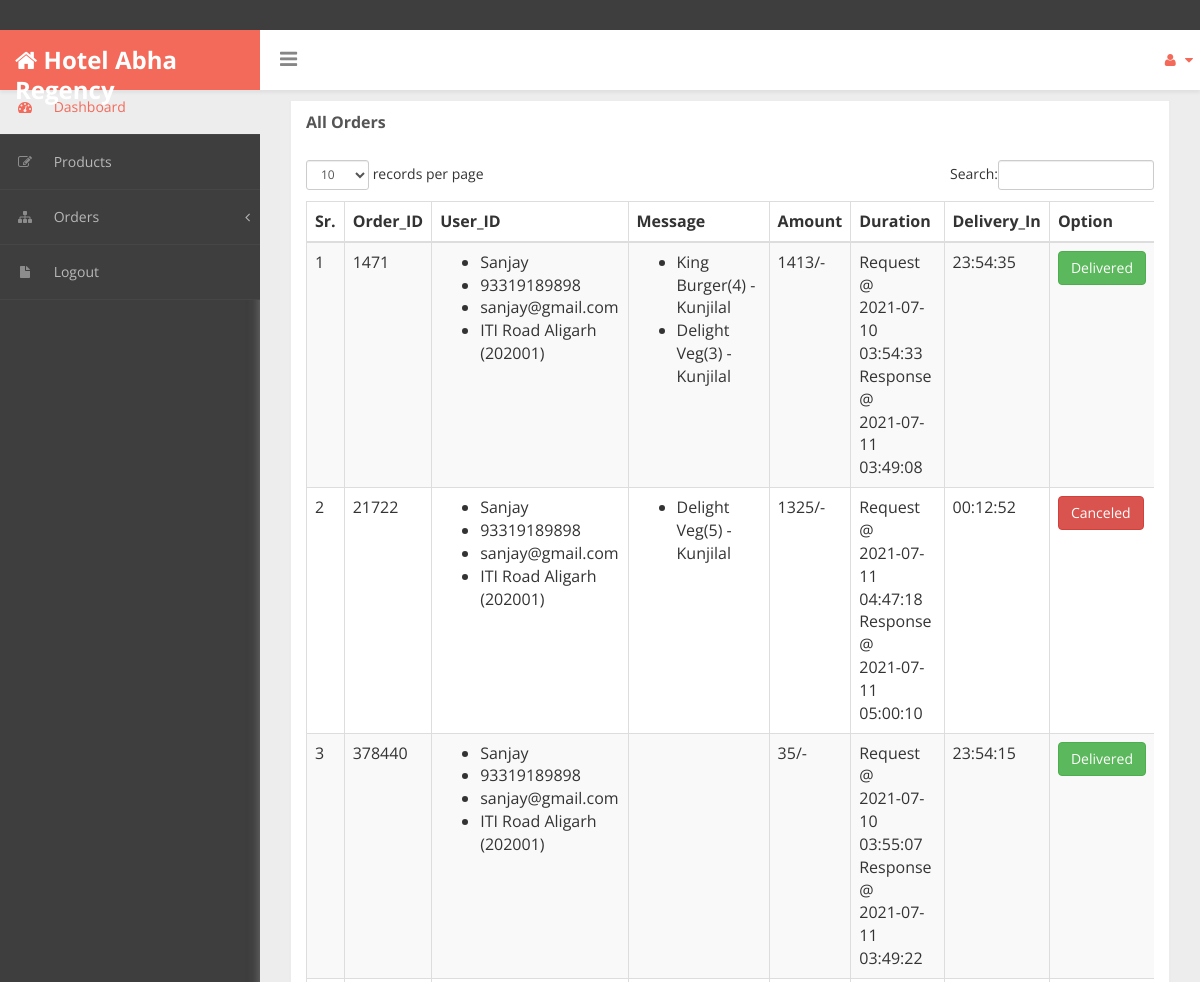
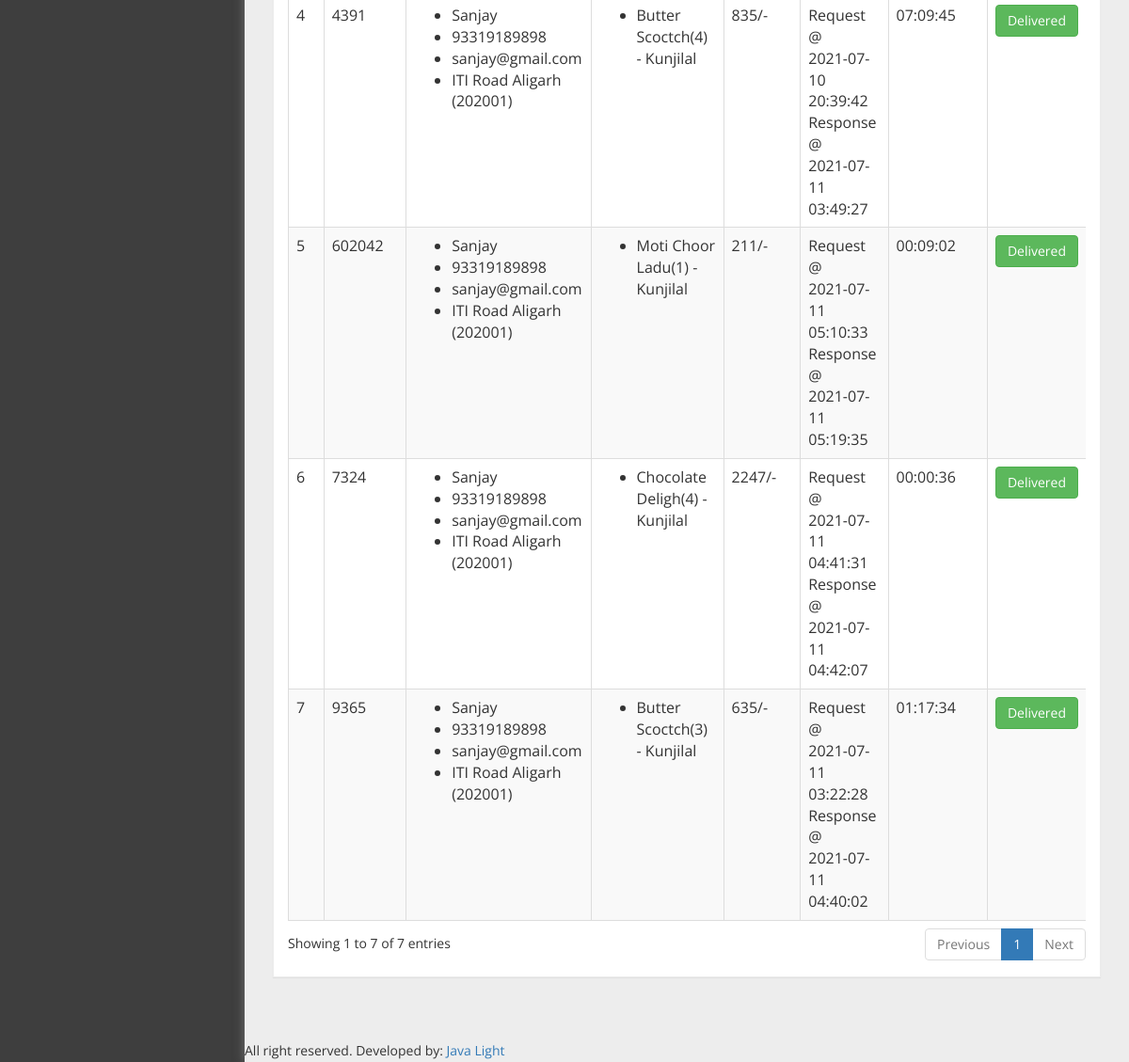
Screenshot of /admin/01ROrders.php (signed in) with the database file from the repository (2 pictures, top to bottom).
### tables this page shows
CREATE TABLE `orders` (
  `oid` int(11) NOT NULL auto_increment,
  `order_id` varchar(100) NOT NULL,
  `uid` int(11) NOT NULL,
  `request_duration` varchar(100) NOT NULL default 'Today',
  `status` varchar(100) NOT NULL default 'In Process',
  `total_amount` int(11) NOT NULL,
  `message` varchar(200) NOT NULL default 'Na',
  `response_duration` varchar(100) default NULL,
  PRIMARY KEY  (`uid`,`order_id`),
  UNIQUE KEY `oid` (`oid`)
);

CREATE TABLE `users` (
  `uid` int(11) NOT NULL auto_increment,
  `name` varchar(100) NOT NULL,
  `city` varchar(100) NOT NULL,
  `email` varchar(100) NOT NULL,
  `password` varchar(100) NOT NULL,
  `mobile` varchar(100) NOT NULL,
  `address` varchar(200) NOT NULL default 'NA',
  `pic` varchar(100) NOT NULL default 'default.png',
  PRIMARY KEY  (`city`,`email`,`password`),
  UNIQUE KEY `uid` (`uid`)
);

CREATE TABLE `cart` (
  `id` int(11) NOT NULL auto_increment,
  `pid` int(11) NOT NULL,
  `rid` int(11) NOT NULL,
  `uid` int(11) NOT NULL,
  `p_name` varchar(100) NOT NULL,
  `p_pic` varchar(100) NOT NULL,
  `p_price` int(11) NOT NULL,
  `p_offer` int(11) NOT NULL,
  `p_amount` int(11) NOT NULL,
  `quantity` int(11) NOT NULL,
  `r_name` varchar(100) NOT NULL,
  `duration` varchar(100) NOT NULL,
  `cart_day` varchar(100) NOT NULL,
  `cart_status` varchar(100) NOT NULL default 'Not Ordered',
  `order_id` varchar(100) NOT NULL default '0',
  PRIMARY KEY  (`pid`,`uid`,`cart_day`,`p_name`),
  UNIQUE KEY `id` (`id`)
);

### admin/01ROrders.php (the view, shortened to what this page needs)
<?php
include_once '../mycon.php';
?>﻿
<!DOCTYPE html>
<html xmlns="http://www.w3.org/1999/xhtml">
<head>
    <link href="assets/css/bootstrap.css" rel="stylesheet" />
    <link href="assets/css/font-awesome.css" rel="stylesheet" />
    <link href="assets/css/custom-styles.css" rel="stylesheet" />
    <link href="assets/js/dataTables/dataTables.bootstrap.css" rel="stylesheet" />
</head>
<body>
    <div id="wrapper">
        <nav class="navbar navbar-default top-navbar" role="navigation">
            <?php include './01RNav.php'; ?>
        </nav>
        <nav class="navbar-default navbar-side" role="navigation">
            <?php include './01RHeader.php'; ?>
        </nav>
        <div id="page-wrapper" >
            <div id="page-inner">
            <div class="row">
                <div class="col-md-12">
                    <div class="panel panel-default">
                        <div class="panel-heading">
                            All Orders
                        </div>
                        <div class="panel-body">
                            <div class="table-responsive">
                                <table class="table table-striped table-bordered table-hover" id="dataTables-example">
                                    <thead>
                                        <tr>
                                            <th>Sr.</th>
                                            <th>Order_ID</th>
                                            <th>User_ID</th>
                                            <th>Message</th>
                                            <th>Amount</th>
                                            <th>Duration</th>
                                            <th>Delivery_In</th>
                                            <th>Option</th>
                                        </tr>
                                    </thead>
                                    <tbody>
                                       <?php
                                       $q="select * from orders";
                                       $re=$con->query($q);
                                       $i=1;
                                       while($r=$re->fetch_assoc())
                                       {
                                           ?>
                                         <tr class="odd gradeX">
                                            <td><?php echo $i;?></td>
                                            <td><?php echo $r['order_id'];?></td>
                                            <td>
                                                <ul>
                                                <?php
                                                $uid=$r['uid'];
                                                $q1="select * from users where uid=$uid";
                                                $re1=$con->query($q1);
                                                while($r1=$re1->fetch_assoc())
                                                {
                                                    ?>
                                                    <li><?php echo $r1['name'];?></li>
                                                    <li><?php echo $r1['mobile'];?></li>
                                                    <li><?php echo $r1['email'];?></li>
                                                    <li><?php echo $r1['address'];?></li>
                                                <?php
                                                }
                                                ?>
                                                </ul>
                                            </td>
                                            <td>
                                                <ul>
                                                    <?php
                                                    $order_id=$r['order_id'];
                                                    $q2="select * from cart where order_id='$order_id'";
                                                    $re2=$con->query($q2);
                                                    while($r2=$re2->fetch_assoc())
                                                    {
                                                        ?>
                                                    <li><?php echo $r2['p_name'];?>(<?php echo $r2['quantity'];?>) - <?php echo $r2['r_name'];?></li>
                                                    <?php
                                                    }
                                                    ?>
                                                </ul>
                                            </td>
                                            <td class="center"><?php echo $r['total_amount'];?>/-</td>
                                            <td class="center">Request @ <br/><?php echo $r['request_duration'];?><br/>
                                                Response @ <br/><?php echo $r['response_duration'];?></td>
                                            <td>
                                                <?php
                                                $q6="select TIMESTAMPDIFF(SECOND, request_duration, response_duration) AS difference FROM orders where order_id='$order_id';";
                                                $re6=$con->query($q6);
                                                while($r6=$re6->fetch_assoc())
                                                {
                                                   $d = $r6['difference'];
                                                echo gmdate("H:i:s",$d);
                                                }
                                                ?>
                                            </td>
                                            <td>
                                                <?php
                                                $status = $r['status'];
                                                    ?>
                                                <?php
                                                if($status=='Delivered')
                                                {
                                                    ?>
                                                <a href="#" class="btn btn-success"><?php echo $r['status'];?></a>
                                                <?php
                                                }
                                                if($status=='Canceled')
                                                {
                                                    ?>
                                                <a href="#" class="btn btn-danger"><?php echo $r['status'];?></a>
                                                <?php
                                                }
                                                ?>
                                            </td>
                                        </tr>
                                        <?php
                                           $i++;
                                       }
                                       ?>
                                    </tbody>
                                </table>
                            </div>
                        </div>
                    </div>
                </div>
            </div>
        </div>
               <footer>
               <?php include_once './01AFooter.php'; ?>
               </footer>
    </div>
            </div>
</body>
</html>

### admin/assets/css/custom-styles.css (style rules this page uses)
body { font-family: 'Open Sans', sans-serif; background: #3E3E3E; }
#wrapper { width: 100%; }
#page-wrapper { padding: 15px 15px; min-height: 600px; background: #EDEDED; }
#page-inner { width:100%; margin:10px 20px 10px 0px; background-color:transparent; padding: 15px 30px; min-height:1200px; }
.navbar-side { z-index: 0; }
.panel { border-radius:0px; }
.top-navbar { position: fixed; width: 100%; z-index: 300; -webkit-box-shadow: 0 3px 3px rgba(0, 0, 0, 0.05); -moz-box-shadow: 0 3px 3px rgba(0, 0, 0, 0.05); box-shadow: 0 3px 3px rgba(0, 0, 0, 0.05); }
.navbar-side { z-index: 1; position: fixed; width: 260px; top: 80px; }
#page-wrapper { position: relative; top: 55px; box-shadow: 0 0 10px #757575; -moz-box-shadow: 0 0 10px #757575; -webkit-box-shadow: 0 0 10px #757575; }
.panel-default { border-color: #ECECEC; }
.panel-default > .panel-heading { color: #555; border-color: #FFF; font-weight:bold;background: #FFFFFF; font-size: 16px; text-shadow: none; }
.panel-heading { border-bottom: 1px solid transparent; border-top-left-radius: 3px; border-top-right-radius: 3px; }
.top-navbar { margin:0px; }
.navbar-side { border:none; background: #3E3E3E; }
.top-navbar { background: #FFFFFF; border-bottom:none; }
.navbar-default { border:0px solid black; }
@media (min-width:768px) { #page-wrapper { margin: 0 0 0 260px; padding: 0; min-height: 1200px; } }
@media (min-width:768px) { .navbar-side { width: 260px; z-index: 1; } }
@media (min-width:768px) { .navbar { border-radius: 0px; } }

### rows the page displays
orders: order "1471", total_amount "1413", request_duration "2021-07-10 03:54:33", response_duration "2021-07-11 03:49:08", d "23:54:35", status "Delivered"
users: name "Sanjay", mobile "93319189898", email "sanjay@gmail.com", address "ITI Road Aligarh (202001)"
cart: p_name "King Burger", quantity "4", r_name "Kunjilal"
cart: p_name "Delight Veg", quantity "3", r_name "Kunjilal"
orders: order "21722", total_amount "1325", request_duration "2021-07-11 04:47:18", response_duration "2021-07-11 05:00:10", d "00:12:52", status "Canceled"
cart: p_name "Delight Veg", quantity "5", r_name "Kunjilal"
orders: order "378440", total_amount "35", request_duration "2021-07-10 03:55:07", response_duration "2021-07-11 03:49:22", d "23:54:15", status "Delivered"
orders: order "4391", total_amount "835", request_duration "2021-07-10 20:39:42", response_duration "2021-07-11 03:49:27", d "07:09:45", status "Delivered"
cart: p_name "Butter Scoctch", quantity "4", r_name "Kunjilal"
orders: order "602042", total_amount "211", request_duration "2021-07-11 05:10:33", response_duration "2021-07-11 05:19:35", d "00:09:02", status "Delivered"
cart: p_name "Moti Choor Ladu", quantity "1", r_name "Kunjilal"
orders: order "7324", total_amount "2247", request_duration "2021-07-11 04:41:31", response_duration "2021-07-11 04:42:07", d "00:00:36", status "Delivered"
cart: p_name "Chocolate Deligh", quantity "4", r_name "Kunjilal"
orders: order "9365", total_amount "635", request_duration "2021-07-11 03:22:28", response_duration "2021-07-11 04:40:02", d "01:17:34", status "Delivered"
cart: p_name "Butter Scoctch", quantity "3", r_name "Kunjilal"

### other values shown
$_SESSION['r_name'] "Hotel Abha Regency"
